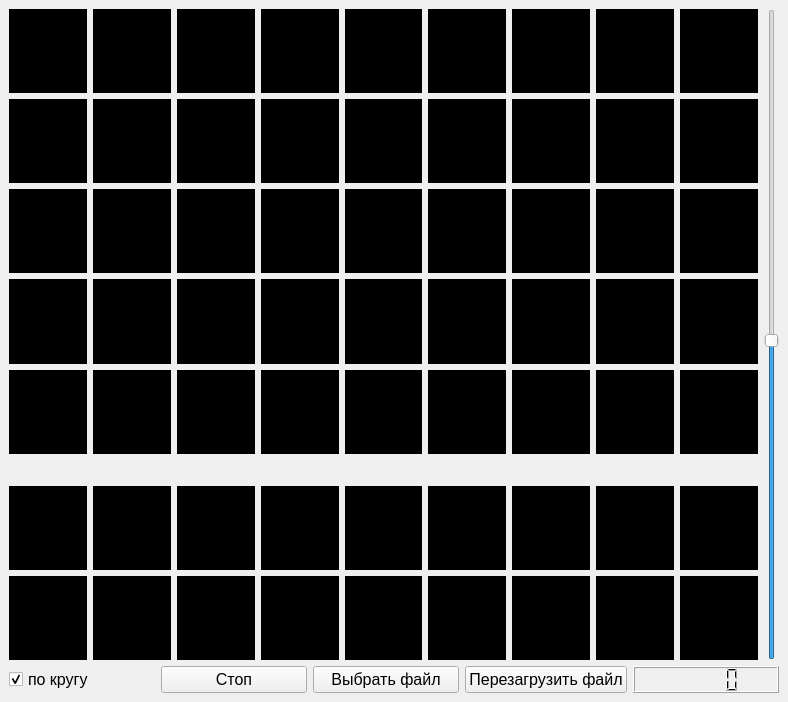
<?xml version="1.0" encoding="UTF-8"?>
<ui version="4.0">
 <class>MainWindow</class>
 <widget class="QMainWindow" name="MainWindow">
  <property name="geometry">
   <rect>
    <x>0</x>
    <y>0</y>
    <width>788</width>
    <height>702</height>
   </rect>
  </property>
  <property name="font">
   <font>
    <pointsize>12</pointsize>
   </font>
  </property>
  <property name="windowTitle">
   <string>MainWindow</string>
  </property>
  <widget class="QWidget" name="centralwidget">
   <property name="enabled">
    <bool>true</bool>
   </property>
   <property name="sizePolicy">
    <sizepolicy hsizetype="Preferred" vsizetype="Preferred">
     <horstretch>0</horstretch>
     <verstretch>0</verstretch>
    </sizepolicy>
   </property>
   <property name="acceptDrops">
    <bool>false</bool>
   </property>
   <property name="autoFillBackground">
    <bool>false</bool>
   </property>
   <layout class="QVBoxLayout" name="verticalLayout_2">
    <item>
     <layout class="QHBoxLayout" name="horizontalLayout_3">
      <item>
       <layout class="QGridLayout" name="gridLayout_2">
        <item row="1" column="0">
         <widget class="QLabel" name="label1_0">
          <property name="autoFillBackground">
           <bool>false</bool>
          </property>
          <property name="styleSheet">
           <string notr="true">background-color: black</string>
          </property>
          <property name="text">
           <string/>
          </property>
         </widget>
        </item>
        <item row="0" column="1">
         <widget class="QLabel" name="label0_1">
          <property name="autoFillBackground">
           <bool>false</bool>
          </property>
          <property name="styleSheet">
           <string notr="true">background-color: black</string>
          </property>
          <property name="text">
           <string/>
          </property>
         </widget>
        </item>
        <item row="7" column="7">
         <widget class="QLabel" name="label6_7">
          <property name="styleSheet">
           <string notr="true">background-color: black</string>
          </property>
          <property name="text">
           <string/>
          </property>
         </widget>
        </item>
        <item row="2" column="7">
         <widget class="QLabel" name="label2_7">
          <property name="autoFillBackground">
           <bool>false</bool>
          </property>
          <property name="styleSheet">
           <string notr="true">background-color: black</string>
          </property>
          <property name="text">
           <string/>
          </property>
         </widget>
        </item>
        <item row="0" column="5">
         <widget class="QLabel" name="label0_5">
          <property name="autoFillBackground">
           <bool>false</bool>
          </property>
          <property name="styleSheet">
           <string notr="true">background-color: black</string>
          </property>
          <property name="text">
           <string/>
          </property>
         </widget>
        </item>
        <item row="3" column="7">
         <widget class="QLabel" name="label3_7">
          <property name="autoFillBackground">
           <bool>false</bool>
          </property>
          <property name="styleSheet">
           <string notr="true">background-color: black</string>
          </property>
          <property name="text">
           <string/>
          </property>
         </widget>
        </item>
        <item row="4" column="2">
         <widget class="QLabel" name="label4_2">
          <property name="autoFillBackground">
           <bool>false</bool>
          </property>
          <property name="styleSheet">
           <string notr="true">background-color: black</string>
          </property>
          <property name="text">
           <string/>
          </property>
         </widget>
        </item>
        <item row="7" column="2">
         <widget class="QLabel" name="label6_2">
          <property name="styleSheet">
           <string notr="true">background-color: black</string>
          </property>
          <property name="text">
           <string/>
          </property>
         </widget>
        </item>
        <item row="1" column="3">
         <widget class="QLabel" name="label1_3">
          <property name="autoFillBackground">
           <bool>false</bool>
          </property>
          <property name="styleSheet">
           <string notr="true">background-color: black</string>
          </property>
          <property name="text">
           <string/>
          </property>
         </widget>
        </item>
        <item row="0" column="8">
         <widget class="QLabel" name="label0_8">
          <property name="autoFillBackground">
           <bool>false</bool>
          </property>
          <property name="styleSheet">
           <string notr="true">background-color: black</string>
          </property>
          <property name="text">
           <string/>
          </property>
         </widget>
        </item>
        <item row="5" column="0">
         <widget class="Line" name="line">
          <property name="minimumSize">
           <size>
            <width>0</width>
            <height>20</height>
           </size>
          </property>
          <property name="lineWidth">
           <number>0</number>
          </property>
          <property name="orientation">
           <enum>Qt::Horizontal</enum>
          </property>
         </widget>
        </item>
        <item row="6" column="8">
         <widget class="QLabel" name="label5_8">
          <property name="styleSheet">
           <string notr="true">background-color: black</string>
          </property>
          <property name="text">
           <string/>
          </property>
         </widget>
        </item>
        <item row="2" column="5">
         <widget class="QLabel" name="label2_5">
          <property name="autoFillBackground">
           <bool>false</bool>
          </property>
          <property name="styleSheet">
           <string notr="true">background-color: black</string>
          </property>
          <property name="text">
           <string/>
          </property>
         </widget>
        </item>
        <item row="1" column="8">
         <widget class="QLabel" name="label1_8">
          <property name="autoFillBackground">
           <bool>false</bool>
          </property>
          <property name="styleSheet">
           <string notr="true">background-color: black</string>
          </property>
          <property name="text">
           <string/>
          </property>
         </widget>
        </item>
        <item row="2" column="8">
         <widget class="QLabel" name="label2_8">
          <property name="autoFillBackground">
           <bool>false</bool>
          </property>
          <property name="styleSheet">
           <string notr="true">background-color: black</string>
          </property>
          <property name="text">
           <string/>
          </property>
         </widget>
        </item>
        <item row="3" column="4">
         <widget class="QLabel" name="label3_4">
          <property name="autoFillBackground">
           <bool>false</bool>
          </property>
          <property name="styleSheet">
           <string notr="true">background-color: black</string>
          </property>
          <property name="text">
           <string/>
          </property>
         </widget>
        </item>
        <item row="6" column="5">
         <widget class="QLabel" name="label5_5">
          <property name="styleSheet">
           <string notr="true">background-color: black</string>
          </property>
          <property name="text">
           <string/>
          </property>
         </widget>
        </item>
        <item row="6" column="7">
         <widget class="QLabel" name="label5_7">
          <property name="styleSheet">
           <string notr="true">background-color: black</string>
          </property>
          <property name="text">
           <string/>
          </property>
         </widget>
        </item>
        <item row="4" column="3">
         <widget class="QLabel" name="label4_3">
          <property name="autoFillBackground">
           <bool>false</bool>
          </property>
          <property name="styleSheet">
           <string notr="true">background-color: black</string>
          </property>
          <property name="text">
           <string/>
          </property>
         </widget>
        </item>
        <item row="4" column="8">
         <widget class="QLabel" name="label4_8">
          <property name="autoFillBackground">
           <bool>false</bool>
          </property>
          <property name="styleSheet">
           <string notr="true">background-color: black</string>
          </property>
          <property name="text">
           <string/>
          </property>
         </widget>
        </item>
        <item row="4" column="0">
         <widget class="QLabel" name="label4_0">
          <property name="autoFillBackground">
           <bool>false</bool>
          </property>
          <property name="styleSheet">
           <string notr="true">background-color: black</string>
          </property>
          <property name="text">
           <string/>
          </property>
         </widget>
        </item>
        <item row="0" column="0">
         <widget class="QLabel" name="label0_0">
          <property name="autoFillBackground">
           <bool>false</bool>
          </property>
          <property name="styleSheet">
           <string notr="true">background-color: black</string>
          </property>
          <property name="text">
           <string/>
          </property>
         </widget>
        </item>
        <item row="0" column="6">
         <widget class="QLabel" name="label0_6">
          <property name="autoFillBackground">
           <bool>false</bool>
          </property>
          <property name="styleSheet">
           <string notr="true">background-color: black</string>
          </property>
          <property name="text">
           <string/>
          </property>
         </widget>
        </item>
        <item row="4" column="1">
         <widget class="QLabel" name="label4_1">
          <property name="autoFillBackground">
           <bool>false</bool>
          </property>
          <property name="styleSheet">
           <string notr="true">background-color: black</string>
          </property>
          <property name="text">
           <string/>
          </property>
         </widget>
        </item>
        <item row="6" column="3">
         <widget class="QLabel" name="label5_3">
          <property name="styleSheet">
           <string notr="true">background-color: black</string>
          </property>
          <property name="text">
           <string/>
          </property>
         </widget>
        </item>
        <item row="0" column="7">
         <widget class="QLabel" name="label0_7">
          <property name="autoFillBackground">
           <bool>false</bool>
          </property>
          <property name="styleSheet">
           <string notr="true">background-color: black</string>
          </property>
          <property name="text">
           <string/>
          </property>
         </widget>
        </item>
        <item row="7" column="1">
         <widget class="QLabel" name="label6_1">
          <property name="styleSheet">
           <string notr="true">background-color: black</string>
          </property>
          <property name="text">
           <string/>
          </property>
         </widget>
        </item>
        <item row="2" column="1">
         <widget class="QLabel" name="label2_1">
          <property name="autoFillBackground">
           <bool>false</bool>
          </property>
          <property name="styleSheet">
           <string notr="true">background-color: black</string>
          </property>
          <property name="text">
           <string/>
          </property>
         </widget>
        </item>
        <item row="6" column="1">
         <widget class="QLabel" name="label5_1">
          <property name="styleSheet">
           <string notr="true">background-color: black</string>
          </property>
          <property name="text">
           <string/>
          </property>
         </widget>
        </item>
        <item row="2" column="2">
         <widget class="QLabel" name="label2_2">
          <property name="autoFillBackground">
           <bool>false</bool>
          </property>
          <property name="styleSheet">
           <string notr="true">background-color: black</string>
          </property>
          <property name="text">
           <string/>
          </property>
         </widget>
        </item>
        <item row="2" column="0">
         <widget class="QLabel" name="label2_0">
          <property name="autoFillBackground">
           <bool>false</bool>
          </property>
          <property name="styleSheet">
           <string notr="true">background-color: black</string>
          </property>
          <property name="text">
           <string/>
          </property>
         </widget>
        </item>
        <item row="3" column="1">
         <widget class="QLabel" name="label3_1">
          <property name="autoFillBackground">
           <bool>false</bool>
          </property>
          <property name="styleSheet">
           <string notr="true">background-color: black</string>
          </property>
          <property name="text">
           <string/>
          </property>
         </widget>
        </item>
        <item row="7" column="3">
         <widget class="QLabel" name="label6_3">
          <property name="styleSheet">
           <string notr="true">background-color: black</string>
          </property>
          <property name="text">
           <string/>
          </property>
         </widget>
        </item>
        <item row="4" column="6">
         <widget class="QLabel" name="label4_6">
          <property name="autoFillBackground">
           <bool>false</bool>
          </property>
          <property name="styleSheet">
           <string notr="true">background-color: black</string>
          </property>
          <property name="text">
           <string/>
          </property>
         </widget>
        </item>
        <item row="6" column="2">
         <widget class="QLabel" name="label5_2">
          <property name="styleSheet">
           <string notr="true">background-color: black</string>
          </property>
          <property name="text">
           <string/>
          </property>
         </widget>
        </item>
        <item row="2" column="3">
         <widget class="QLabel" name="label2_3">
          <property name="autoFillBackground">
           <bool>false</bool>
          </property>
          <property name="styleSheet">
           <string notr="true">background-color: black</string>
          </property>
          <property name="text">
           <string/>
          </property>
         </widget>
        </item>
        <item row="3" column="2">
         <widget class="QLabel" name="label3_2">
          <property name="autoFillBackground">
           <bool>false</bool>
          </property>
          <property name="styleSheet">
           <string notr="true">background-color: black</string>
          </property>
          <property name="text">
           <string/>
          </property>
         </widget>
        </item>
        <item row="6" column="0">
         <widget class="QLabel" name="label5_0">
          <property name="styleSheet">
           <string notr="true">background-color: black</string>
          </property>
          <property name="text">
           <string/>
          </property>
         </widget>
        </item>
        <item row="3" column="6">
         <widget class="QLabel" name="label3_6">
          <property name="autoFillBackground">
           <bool>false</bool>
          </property>
          <property name="styleSheet">
           <string notr="true">background-color: black</string>
          </property>
          <property name="text">
           <string/>
          </property>
         </widget>
        </item>
        <item row="1" column="2">
         <widget class="QLabel" name="label1_2">
          <property name="autoFillBackground">
           <bool>false</bool>
          </property>
          <property name="styleSheet">
           <string notr="true">background-color: black</string>
          </property>
          <property name="text">
           <string/>
          </property>
         </widget>
        </item>
        <item row="4" column="5">
         <widget class="QLabel" name="label4_5">
          <property name="autoFillBackground">
           <bool>false</bool>
          </property>
          <property name="styleSheet">
           <string notr="true">background-color: black</string>
          </property>
          <property name="text">
           <string/>
          </property>
         </widget>
        </item>
        <item row="3" column="0">
         <widget class="QLabel" name="label3_0">
          <property name="autoFillBackground">
           <bool>false</bool>
          </property>
          <property name="styleSheet">
           <string notr="true">background-color: black</string>
          </property>
          <property name="text">
           <string/>
          </property>
         </widget>
        </item>
        <item row="1" column="4">
         <widget class="QLabel" name="label1_4">
          <property name="autoFillBackground">
           <bool>false</bool>
          </property>
          <property name="styleSheet">
           <string notr="true">background-color: black</string>
          </property>
          <property name="text">
           <string/>
          </property>
         </widget>
        </item>
        <item row="3" column="5">
         <widget class="QLabel" name="label3_5">
          <property name="autoFillBackground">
           <bool>false</bool>
          </property>
          <property name="styleSheet">
           <string notr="true">background-color: black</string>
          </property>
          <property name="text">
           <string/>
          </property>
         </widget>
        </item>
        <item row="3" column="3">
         <widget class="QLabel" name="label3_3">
          <property name="autoFillBackground">
           <bool>false</bool>
          </property>
          <property name="styleSheet">
           <string notr="true">background-color: black</string>
          </property>
          <property name="text">
           <string/>
          </property>
         </widget>
        </item>
        <item row="7" column="5">
         <widget class="QLabel" name="label6_5">
          <property name="styleSheet">
           <string notr="true">background-color: black</string>
          </property>
          <property name="text">
           <string/>
          </property>
         </widget>
        </item>
        <item row="1" column="6">
         <widget class="QLabel" name="label1_6">
          <property name="autoFillBackground">
           <bool>false</bool>
          </property>
          <property name="styleSheet">
           <string notr="true">background-color: black</string>
          </property>
          <property name="text">
           <string/>
          </property>
         </widget>
        </item>
        <item row="6" column="6">
         <widget class="QLabel" name="label5_6">
          <property name="styleSheet">
           <string notr="true">background-color: black</string>
          </property>
          <property name="text">
           <string/>
          </property>
         </widget>
        </item>
        <item row="1" column="1">
         <widget class="QLabel" name="label1_1">
          <property name="autoFillBackground">
           <bool>false</bool>
          </property>
          <property name="styleSheet">
           <string notr="true">background-color: black</string>
          </property>
          <property name="text">
           <string/>
          </property>
         </widget>
        </item>
        <item row="7" column="4">
         <widget class="QLabel" name="label6_4">
          <property name="styleSheet">
           <string notr="true">background-color: black</string>
          </property>
          <property name="text">
           <string/>
          </property>
         </widget>
        </item>
        <item row="0" column="4">
         <widget class="QLabel" name="label0_4">
          <property name="autoFillBackground">
           <bool>false</bool>
          </property>
          <property name="styleSheet">
           <string notr="true">background-color: black</string>
          </property>
          <property name="text">
           <string/>
          </property>
         </widget>
        </item>
        <item row="2" column="6">
         <widget class="QLabel" name="label2_6">
          <property name="autoFillBackground">
           <bool>false</bool>
          </property>
          <property name="styleSheet">
           <string notr="true">background-color: black</string>
          </property>
          <property name="text">
           <string/>
          </property>
         </widget>
        </item>
        <item row="7" column="0">
         <widget class="QLabel" name="label6_0">
          <property name="styleSheet">
           <string notr="true">background-color: black</string>
          </property>
          <property name="text">
           <string/>
          </property>
         </widget>
        </item>
        <item row="2" column="4">
         <widget class="QLabel" name="label2_4">
          <property name="autoFillBackground">
           <bool>false</bool>
          </property>
          <property name="styleSheet">
           <string notr="true">background-color: black</string>
          </property>
          <property name="text">
           <string/>
          </property>
         </widget>
        </item>
        <item row="4" column="4">
         <widget class="QLabel" name="label4_4">
          <property name="autoFillBackground">
           <bool>false</bool>
          </property>
          <property name="styleSheet">
           <string notr="true">background-color: black</string>
          </property>
          <property name="text">
           <string/>
          </property>
         </widget>
        </item>
        <item row="1" column="5">
         <widget class="QLabel" name="label1_5">
          <property name="autoFillBackground">
           <bool>false</bool>
          </property>
          <property name="styleSheet">
           <string notr="true">background-color: black</string>
          </property>
          <property name="text">
           <string/>
          </property>
         </widget>
        </item>
        <item row="3" column="8">
         <widget class="QLabel" name="label3_8">
          <property name="autoFillBackground">
           <bool>false</bool>
          </property>
          <property name="styleSheet">
           <string notr="true">background-color: black</string>
          </property>
          <property name="text">
           <string/>
          </property>
         </widget>
        </item>
        <item row="7" column="6">
         <widget class="QLabel" name="label6_6">
          <property name="styleSheet">
           <string notr="true">background-color: black</string>
          </property>
          <property name="text">
           <string/>
          </property>
         </widget>
        </item>
        <item row="0" column="3">
         <widget class="QLabel" name="label0_3">
          <property name="autoFillBackground">
           <bool>false</bool>
          </property>
          <property name="styleSheet">
           <string notr="true">background-color: black</string>
          </property>
          <property name="text">
           <string/>
          </property>
         </widget>
        </item>
        <item row="0" column="2">
         <widget class="QLabel" name="label0_2">
          <property name="autoFillBackground">
           <bool>false</bool>
          </property>
          <property name="styleSheet">
           <string notr="true">background-color: black</string>
          </property>
          <property name="text">
           <string/>
          </property>
         </widget>
        </item>
        <item row="7" column="8">
         <widget class="QLabel" name="label6_8">
          <property name="styleSheet">
           <string notr="true">background-color: black</string>
          </property>
          <property name="text">
           <string/>
          </property>
         </widget>
        </item>
        <item row="4" column="7">
         <widget class="QLabel" name="label4_7">
          <property name="autoFillBackground">
           <bool>false</bool>
          </property>
          <property name="styleSheet">
           <string notr="true">background-color: black</string>
          </property>
          <property name="text">
           <string/>
          </property>
         </widget>
        </item>
        <item row="6" column="4">
         <widget class="QLabel" name="label5_4">
          <property name="styleSheet">
           <string notr="true">background-color: black</string>
          </property>
          <property name="text">
           <string/>
          </property>
         </widget>
        </item>
        <item row="1" column="7">
         <widget class="QLabel" name="label1_7">
          <property name="autoFillBackground">
           <bool>false</bool>
          </property>
          <property name="styleSheet">
           <string notr="true">background-color: black</string>
          </property>
          <property name="text">
           <string/>
          </property>
         </widget>
        </item>
       </layout>
      </item>
      <item>
       <widget class="QSlider" name="verticalSlider">
        <property name="minimum">
         <number>1</number>
        </property>
        <property name="maximum">
         <number>50</number>
        </property>
        <property name="sliderPosition">
         <number>25</number>
        </property>
        <property name="tracking">
         <bool>true</bool>
        </property>
        <property name="orientation">
         <enum>Qt::Vertical</enum>
        </property>
        <property name="invertedAppearance">
         <bool>false</bool>
        </property>
        <property name="invertedControls">
         <bool>false</bool>
        </property>
       </widget>
      </item>
     </layout>
    </item>
    <item>
     <layout class="QHBoxLayout" name="horizontalLayout">
      <item>
       <widget class="QCheckBox" name="RoundCheckBox">
        <property name="text">
         <string>по кругу</string>
        </property>
        <property name="iconSize">
         <size>
          <width>20</width>
          <height>20</height>
         </size>
        </property>
        <property name="checked">
         <bool>true</bool>
        </property>
       </widget>
      </item>
      <item>
       <widget class="QPushButton" name="StartStopButton">
        <property name="text">
         <string>Стоп</string>
        </property>
       </widget>
      </item>
      <item>
       <widget class="QPushButton" name="openFileButton">
        <property name="text">
         <string>Выбрать файл</string>
        </property>
       </widget>
      </item>
      <item>
       <widget class="QPushButton" name="ReloadButton">
        <property name="text">
         <string>Перезагрузить файл</string>
        </property>
       </widget>
      </item>
      <item>
       <widget class="QLCDNumber" name="lcdNumber"/>
      </item>
     </layout>
    </item>
   </layout>
  </widget>
 </widget>
 <resources/>
 <connections>
  <connection>
   <sender>verticalSlider</sender>
   <signal>valueChanged(int)</signal>
   <receiver>lcdNumber</receiver>
   <slot>display(int)</slot>
   <hints>
    <hint type="sourcelabel">
     <x>764</x>
     <y>329</y>
    </hint>
    <hint type="destinationlabel">
     <x>59</x>
     <y>24</y>
    </hint>
   </hints>
  </connection>
 </connections>
</ui>
